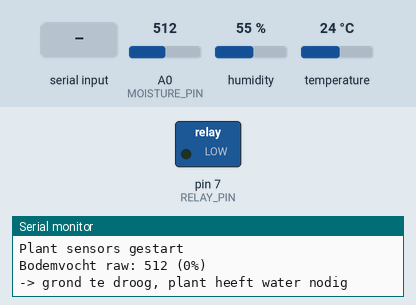
Recording of a sketch running on a simulated Arduino Uno, built with avr-gcc and run on an emulated ATmega328P. Parts: switched loads named in the sketch (green lamp = pin HIGH), the last lines printed to the serial monitor. The test bench sets the inputs (shaded band); at power-on: A0 (MOISTURE_PIN) = 512, humidity 55 %, temperature 24 °C.

Above: at 1.2 s.
1.3 s: "PUMP_ON\n" received over Serial
At 1.8 s:
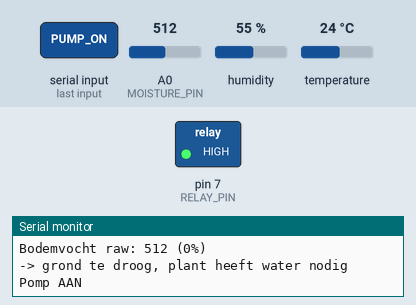
2.8 s: "PUMP_OFF\n" received over Serial
At 4.2 s:
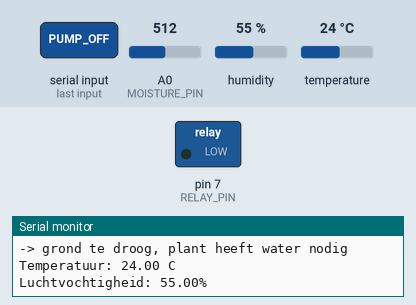
Timing chart, 0 to 5.8 s (numbered marks = the images above; inputs shaded):
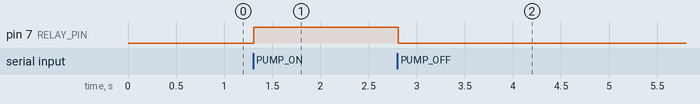

Measured:
- after the input at 1.3 s, pin 7 (RELAY_PIN): LOW → HIGH at once
- after the input at 2.8 s, pin 7 (RELAY_PIN): HIGH → LOW at once

The sketch:

plant_sensors.ino
```cpp
#include <DHT.h>

// Relais / pomp
const int RELAY_PIN = 7;

// Bodemvochtsensor
const int MOISTURE_PIN = A0;
const unsigned long MOISTURE_INTERVAL = 1000;

const int MOISTURE_DRY = 456;
const int MOISTURE_WET = 200;
const int MOISTURE_THRESHOLD = 280;

unsigned long lastMoistureRead = 0;
int lastMoistureRaw = 0;
int lastMoisturePercent = 0;

// DHT11
const int DHT_PIN = 2;
const int DHT_TYPE = DHT11;
const unsigned long DHT_INTERVAL = 2000;

DHT dht(DHT_PIN, DHT_TYPE);

unsigned long lastDhtRead = 0;
float lastTemperature = 0.0;
float lastHumidity = 0.0;
String serialCommand = "";

void setup() {
  Serial.begin(9600);

  dht.begin();

  // Relais instellen
  pinMode(RELAY_PIN, OUTPUT);

  // De relaismodule is HIGH-triggered:
  // LOW = relais uit / pomp uit
  // HIGH = relais aan / pomp aan
  digitalWrite(RELAY_PIN, LOW);

  Serial.println("Plant sensors gestart");
}

void loop() {
  unsigned long now = millis();

  // Commando's ontvangen via USB/Serial
  if (Serial.available() > 0) {
    serialCommand = Serial.readStringUntil('\n');
    serialCommand.trim();

    if (serialCommand == "PUMP_ON") {
      digitalWrite(RELAY_PIN, HIGH);
      Serial.println("Pomp AAN");
    }
    else if (serialCommand == "PUMP_OFF") {
      digitalWrite(RELAY_PIN, LOW);
      Serial.println("Pomp UIT");
    }
  }

  // Bodemvocht meten
  if (now - lastMoistureRead >= MOISTURE_INTERVAL) {
    lastMoistureRead = now;

    lastMoistureRaw = analogRead(MOISTURE_PIN);

    lastMoisturePercent = map(
      lastMoistureRaw,
      MOISTURE_DRY,
      MOISTURE_WET,
      0,
      100
    );

    lastMoisturePercent = constrain(
      lastMoisturePercent,
      0,
      100
    );

    Serial.print("Bodemvocht raw: ");
    Serial.print(lastMoistureRaw);
    Serial.print(" (");
    Serial.print(lastMoisturePercent);
    Serial.println("%)");

    if (lastMoistureRaw > MOISTURE_THRESHOLD) {
      Serial.println("-> grond te droog, plant heeft water nodig");
    }
  }

  // DHT11 meten
  if (now - lastDhtRead >= DHT_INTERVAL) {
    lastDhtRead = now;

    lastHumidity = dht.readHumidity();
    lastTemperature = dht.readTemperature();

    if (isnan(lastHumidity) || isnan(lastTemperature)) {
      Serial.println("Fout bij uitlezen DHT11");
    } else {
      Serial.print("Temperatuur: ");
      Serial.print(lastTemperature);
      Serial.println(" C");

      Serial.print("Luchtvochtigheid: ");
      Serial.print(lastHumidity);
      Serial.println("%");
    }
  }
}
```
